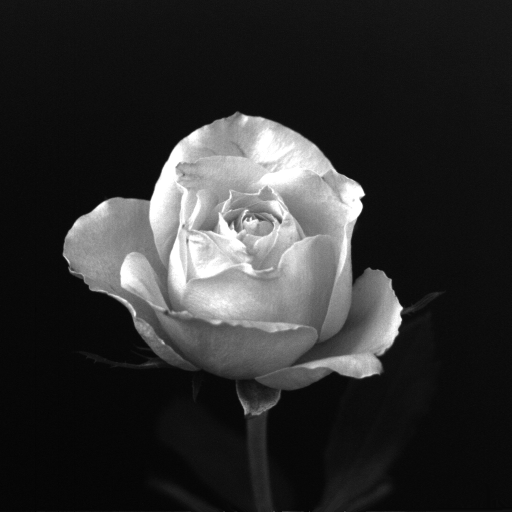
%> input picture PR_lab2/rose.tif, 1024 x 1024 px (shown at 1/2 size)
$ octave lab2_2.m   (GNU Octave 9; MATLAB toolbox functions it lacks are replaced by stand-ins)
%> lines starting %> are read from the running program, lines starting %| are printed output that depends on the picture
clc
clear all
close all

pkg load image

rose_img = imread("rose.tif");
%> rose_img is the input picture: size 1024x1024 uint8; min 0, max 255, mean 46.8

figure;
imshow(rose_img)

size(rose_img)
%> ans = [1024 1024]

lens = [128, 64, 32];

for i=1:length(lens)
    sz = [lens(i), lens(i)];
    subplot(2, 3, i);
    rose_default = imresize(rose_img, sz, 'nearest');
    rose_default = imresize(rose_default, [1024, 1024], 'nearest');
    imshow(rose_default)

    subplot(2, 3, i+3);
    rose_bilinear = imresize(rose_img, sz, 'nearest');
    rose_bilinear = imresize(rose_bilinear, [1024, 1024], 'bilinear');
    imshow(rose_bilinear)
end
%> this loop made 3 passes
%> pass 1, `rose_default = imresize(rose_img, sz, 'nearest');`:
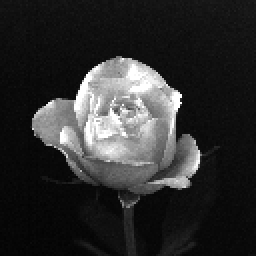
%> rose_default: size 128x128 uint8 (shown 2 times larger); min 2, max 255, mean 46.8
%> pass 2, `rose_default = imresize(rose_img, sz, 'nearest');`:
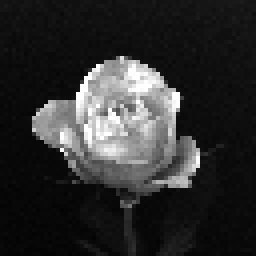
%> rose_default: size 64x64 uint8 (shown 4 times larger); min 3, max 255, mean 46.5
%> after the loop:
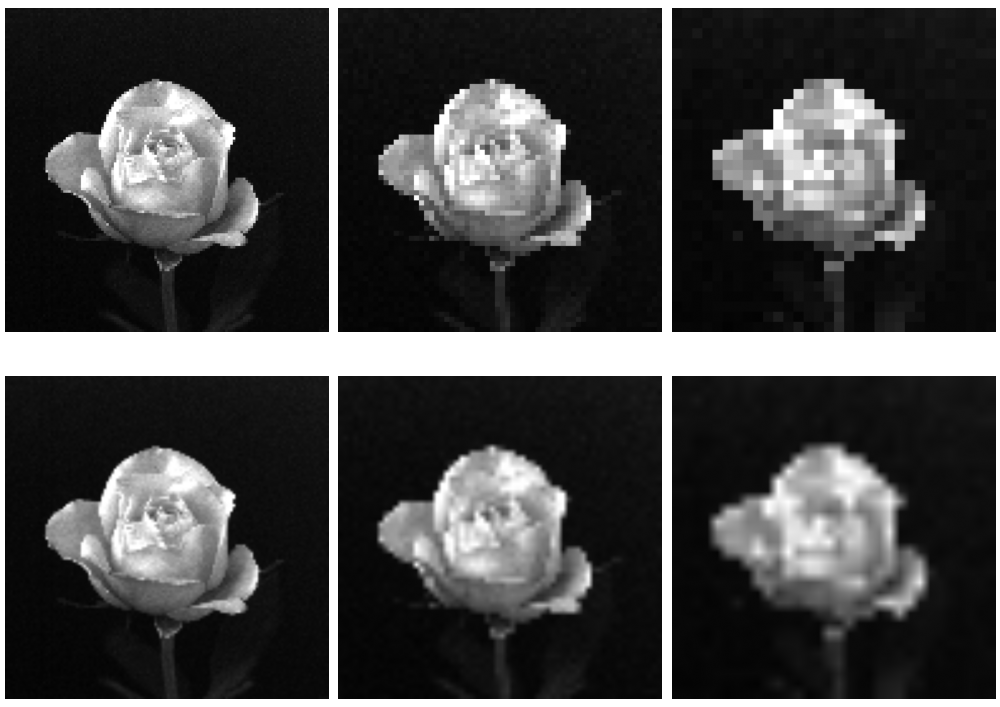
%> figure redrawn from the program's plot data, 6 panels

print("rose_interpolate_plot.png", "-dpng");
